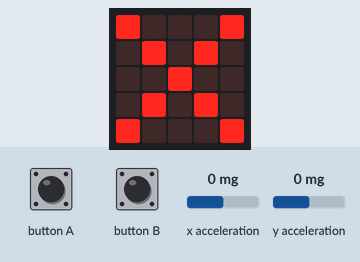
Recording of a program running on a simulated BBC micro:bit running MicroPython. On the bench: the board's 5×5 LED display. Inputs (shaded band) come from the test bench; at power-on: x acceleration 0 mg, y acceleration 0 mg. What the program prints to the serial console is not drawn.

Above: at 1.2 s.
1.3 s: x acceleration set to -362 mg
2.8 s: x acceleration set to -435 mg
At 4.0 s:
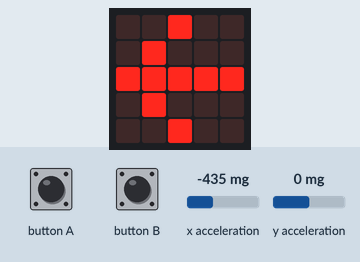
4.3 s: x acceleration set to 750 mg
At 5.2 s:
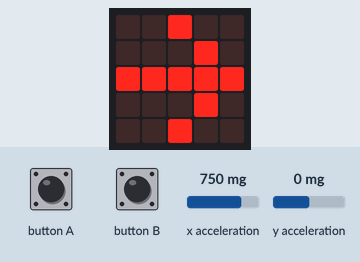
Timing chart, 0 to 7.3 s (numbered marks = the images above; inputs shaded):
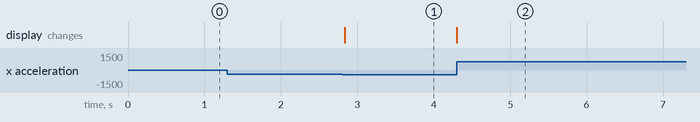

The program:

uart_send.py
```python
# -*- coding: utf-8-*-# Encoding cookie added by Mu Editor
# Serial write from microbit
from microbit import *

uart.init(115200)

while True:
    leftRight = accelerometer.get_x()
    upDown = accelerometer.get_y()
    if leftRight > 400:
        display.show(Image.ARROW_E)
        uart.write("R")
    elif leftRight < -400:
        display.show(Image.ARROW_W)
        uart.write("L")
    elif upDown > 400:
        display.show(Image.ARROW_N)
        uart.write("U")
    elif upDown < -400:
        display.show(Image.ARROW_S)
        uart.write("D")
    else:
        display.show(Image.NO)
        if button_a.was_pressed():
            uart.write("+")
        if button_b.was_pressed():
            uart.write("-")
    sleep(50)
    
```

Measured:
- the behaviour switches between -400 and -401 mg on x acceleration (found by bisection; images 0 and 1)
- after the input at 1.3 s, every drawn part: stays the same
- after the input at 2.8 s, the display: changes at once (image 1)
- after the input at 4.3 s, the display: changes at once (image 2)
